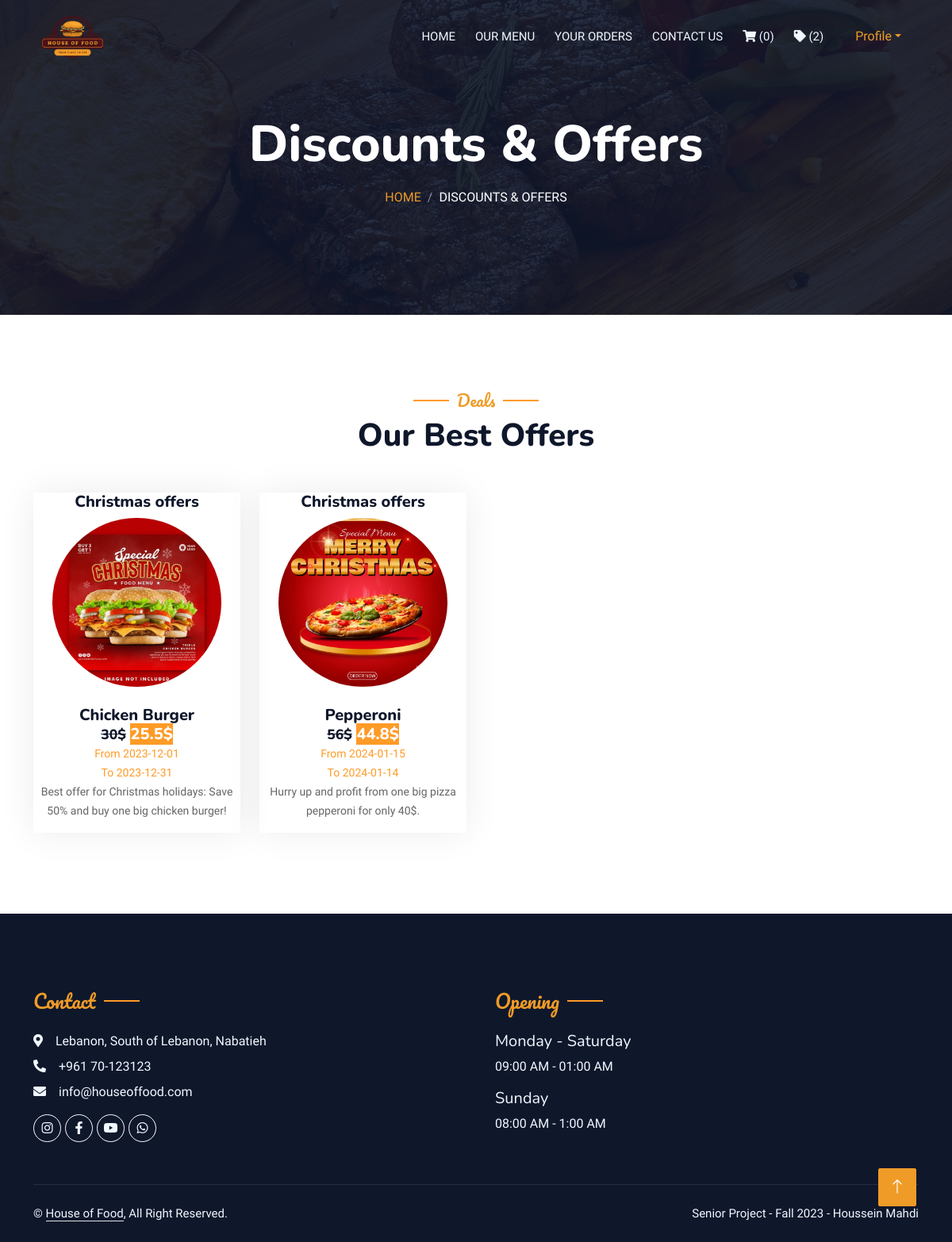
The app's page /user/deals.php with its own data.
### tables this page shows
CREATE TABLE IF NOT EXISTS `deals` (
  `dealID` int(11) NOT NULL AUTO_INCREMENT,
  `name` varchar(1000) NOT NULL,
  `foodID` int(11) NOT NULL,
  `discount` int(11) NOT NULL,
  `picture` varchar(1000) NOT NULL,
  `startDate` date NOT NULL,
  `endDate` date NOT NULL,
  `description` text NOT NULL,
  PRIMARY KEY (`dealID`)
);

CREATE TABLE IF NOT EXISTS `menu` (
  `foodID` int(11) NOT NULL,
  `name` text NOT NULL,
  `category` varchar(100) NOT NULL,
  `price` int(11) NOT NULL,
  `picture` varchar(100) NOT NULL,
  PRIMARY KEY (`foodID`)
);

### user/deals.php (the view, shortened to what this page needs)
<?php
include "header.php";
?>
            <div class="container-xxl py-5 bg-dark hero-header mb-5">
                <div class="container text-center my-5 pt-5 pb-4">
                    <h1 class="display-3 text-white mb-3 animated slideInDown">Discounts & Offers</h1>
                    <nav aria-label="breadcrumb">
                        <ol class="breadcrumb justify-content-center text-uppercase">
                            <li class="breadcrumb-item"><a href="home.php">Home</a></li>
                            <li class="breadcrumb-item text-white active" aria-current="page">Discounts & Offers</li>
                        </ol>
                    </nav>
                </div>
            </div>
<div class="container-xxl pt-5 pb-3">
            <div class="container">
                <div class="text-center wow fadeInUp" data-wow-delay="0.1s">
                    <h5 class="section-title ff-secondary text-center text-primary fw-normal">Deals</h5>
                    <h1 class="mb-5">Our Best Offers</h1>
                </div>
                <div class="row g-4">
<?php
$result1 = mysqli_query($con,"SELECT * FROM deals");
if(mysqli_num_rows($result1)>0){
    while($row1 = mysqli_fetch_array($result1)){
        $fid = $row1['foodID'];
        $discount = $row1['discount'];
        $result2 = mysqli_query($con,"SELECT * FROM menu WHERE foodID='$fid'");
               $row2 = mysqli_fetch_array($result2);
               $price = $row2['price'];
               $newPrice = $price - $price*$discount/100;
?>
                    <div class="col-lg-3 col-md-6 wow fadeInUp" data-wow-delay="0.1s">
                        <div class="team-item text-center rounded overflow-hidden">
                            <h5><?php echo $row1['name'] ?></h5>
                            <div class="rounded-circle overflow-hidden m-4 mt-0">
                                <img class="img-fluid" src="../deals-pics/<?php echo $row1['picture'] ?>" alt="">
                            </div>
                            <h5 class="mb-0"><?php echo $row2['name'] ?>
                            <br>
                            <small style="text-decoration:line-through"><?php echo $row2['price'] ?>$</small>
                            <span style="background-color:#FE9b27; color:#fff;"> <?php echo $newPrice ?>$</span></h5>
                            <small style="color:#FE9b27">From <?php echo $row1['startDate'] ?><br>To <?php echo $row1['endDate'] ?></small>
                            <br><small><?php echo $row1['description'] ?></small>
                        </div>
                    </div>
<?php }} ?>
                </div>
            </div>
        </div>
<?php
include "footer.php";
?>

### css/s1.css (style rules this page uses)
:root { --primary: #FE9b27; --light: #F1F8FF; --dark: #0F172B; }
.ff-secondary { font-family: 'Pacifico', cursive; }
.hero-header { background: linear-gradient(rgba(15, 23, 43, .9), rgba(15, 23, 43, .9)), url(../img/bg-hero.jpg); background-position: center center; background-repeat: no-repeat; background-size: cover; }
.breadcrumb-item + .breadcrumb-item::before { color: rgba(255, 255, 255, .5); }
.section-title { position: relative; display: inline-block; }
.section-title::before { position: absolute; content: ""; width: 45px; height: 2px; top: 50%; left: -55px; margin-top: -1px; background: var(--primary); }
.section-title::after { position: absolute; content: ""; width: 45px; height: 2px; top: 50%; right: -55px; margin-top: -1px; background: var(--primary); }
.team-item { box-shadow: 0 0 45px rgba(0, 0, 0, .08); height: calc(100% - 38px); transition: .5s; }
.team-item img { transition: .5s; }

### records on screen
deals: name "Christmas offers", picture (picture), foodID.name "Chicken Burger", foodID.price "30", newPrice "25.5", startDate "2023-12-01", endDate "2023-12-31", description "Best offer for Christmas holidays: Save 50% and buy one big chicken burger!"
deals: name "Christmas offers", picture (picture), foodID.name "Pepperoni", foodID.price "56", newPrice "44.8", startDate "2024-01-15", endDate "2024-01-14", description "Hurry up and profit from one big pizza pepperoni for only 40$."

### other values on screen
mysqli_num_rows($result1) "0"
mysqli_num_rows($result2) "2"
